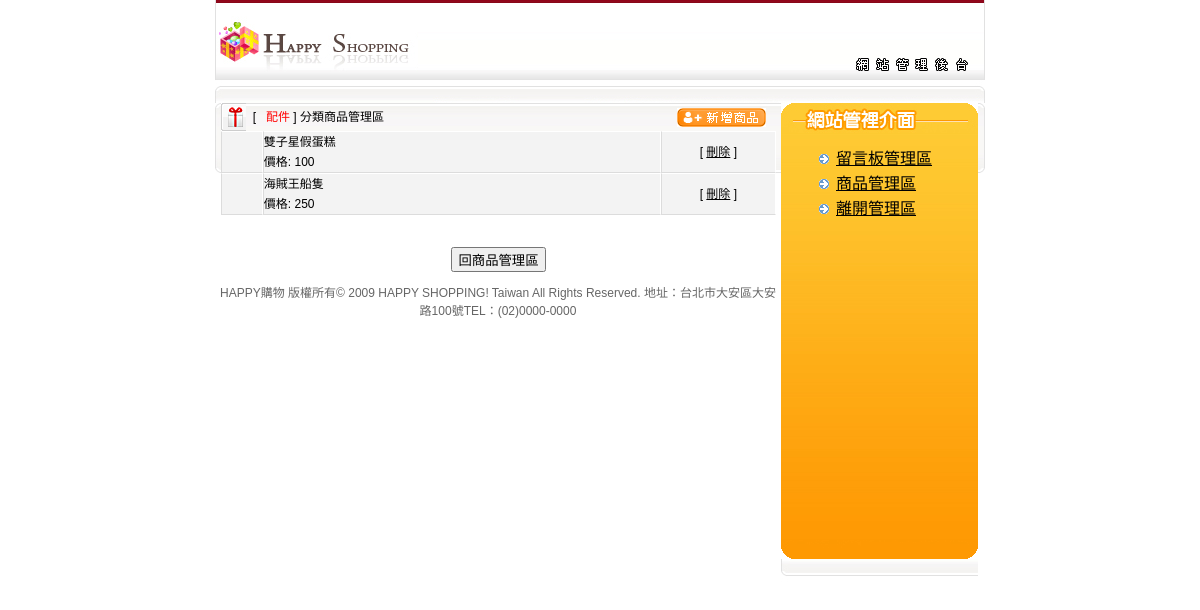
Screenshot of /admin/admin_shop2.php?shop_id=3 with the database file from the repository.
### tables this page shows
CREATE TABLE `product` (
  `product_ID` int(11) NOT NULL,
  `name` varchar(11) NOT NULL,
  `price` int(11) NOT NULL,
  `description` text,
  `picture` varchar(50) DEFAULT NULL,
  `stock` int(11) NOT NULL,
  `category` int(11) NOT NULL,
  `sale_number` int(11) NOT NULL DEFAULT '0'
);

### web/admin/admin_shop2.php (the view, shortened to what this page needs)
<!DOCTYPE html PUBLIC "-//W3C//DTD XHTML 1.0 Transitional//EN" "http://www.w3.org/TR/xhtml1/DTD/xhtml1-transitional.dtd">
<html xmlns="http://www.w3.org/1999/xhtml">
<head>
<link href="../web.css" rel="stylesheet" type="text/css" />
</head>
<body>
<?php include("header.php"); ?>
<div id="main">
  <div id="main1"></div>
  <div id="admin_main2">
    <table width="555" border="0" cellspacing="0" cellpadding="0" background="../images/back11_2.gif">
      <tr>
        <td width="25" align="left"><img src="../images/board11.gif" /></td>
        <td width="404" align="left" valign="middle" background="../images/board04.gif"><span class="font_black">&nbsp; [&nbsp;&nbsp; <span class="font_red">
		<?php
		if($_GET[shop_id]==1){echo "上衣";}
		else if($_GET[shop_id]==2){echo "褲子";}
		else {echo "配件";}
		?>
		 </span>] 分類商品管理區&nbsp; &nbsp;</span></td>
        <td width="116" align="right" background="../images/board04.gif"><a href=
		<?php
		$name="admin_shop2Add.php?shop_id=".$_GET[shop_id];
		echo $name;
		?>><img src="../images/icon_shop2Add.gif" width="89" height="19" border="0" /></a></td>
        <td width="10" align="right"><img src="../images/board05.gif" width="10" height="28" /></td>
      </tr>
    </table>
	<?php
	$r1="select * from product where category = $_GET[shop_id] ";
	$result = mysqli_query($_SESSION['link'], $r1);
	while($row=mysqli_fetch_array($result)) {
	?>
    <table width="555" border="0" cellspacing="0" cellpadding="0">
      <tr>
        <td width="35" height="30" align="left" class="board_add3">&nbsp; &nbsp; <img src=<?php echo "../".$row["picture"];?>
        <td width="350" align="left" class="board_add3">
		<?php echo $row["name"];?><br>價格: <?php echo $row["price"];?>
		</td>
		<td width="100" align="center" class="board_add3"> [ <a href=
		<?php
		$name="admin_shop2Del.php?p_id=".$row[product_ID];
		$name=$name."&shop_id=";
		$name= $name.$_GET[shop_id];
		echo $name;
		?>>刪除</a> ]</td>
      </tr>
    </table>
	<?php
	}
	?>
    <table width="555" border="0" cellspacing="0" cellpadding="0">
      <tr>
        <td align="left" valign="bottom">&nbsp;</td>
        <td align="right" valign="bottom">&nbsp;</td>
      </tr>
    </table>
    <p>
<input name="Submit" type="button" onclick="MM_goToURL('parent','admin_shop1.php');return document.MM_returnValue" value="回商品管理區" />
</p>
  </div>
  <div id="admin_main3">
       <? include("right_zone.php");?>
  </div>
  <div id="main4"></div>
</div>
<?php include("footer.php"); ?>
</body>
</html>

### web/web.css (style rules this page uses)
body { margin-top: 0px; }
body,td,th { color: #000; font-size: 12px; font-family: "新細明體",Verdana, Arial, Helvetica, sans-serif; line-height: 20px; }
a:link,a:active,a:visited { color : #000;font-family: "新細明體",Verdana, Arial, Helvetica, sans-serif; }
#main { background-image: url(images/main.gif); width: 770px; margin-right: auto; margin-left: auto; }
#main1 { background-image: url(images/main1.gif); height: 23px; }
#main4 { background-image: url(images/main4.gif); height: 23px; clear: both; }
#admin_main2 { float: left; width: 555px; padding-right: 5px; padding-left: 6px; text-align: center; }
#admin_main3 { float: right; width: 197px; padding-right: 7px; }
.font_red { color: #F00; }
.font_black { color: #000; }
.board_add3 { background-color: #f3f3f3; border-top-width: 1px; border-bottom-width: 1px; border-top-style: solid; border-bottom-style: solid; border-top-color: #ffffff; border-bottom-color: #dcdcdc; border-right-width: 1px; border-left-width: 1px; border-right-style: solid; border-left-style: solid; border-right-color: #ffffff; border-left-color: #dcdcdc; }

### rows the page displays
product: name "雙子星假蛋糕", price "100"
product: name "海賊王船隻", price "250"
